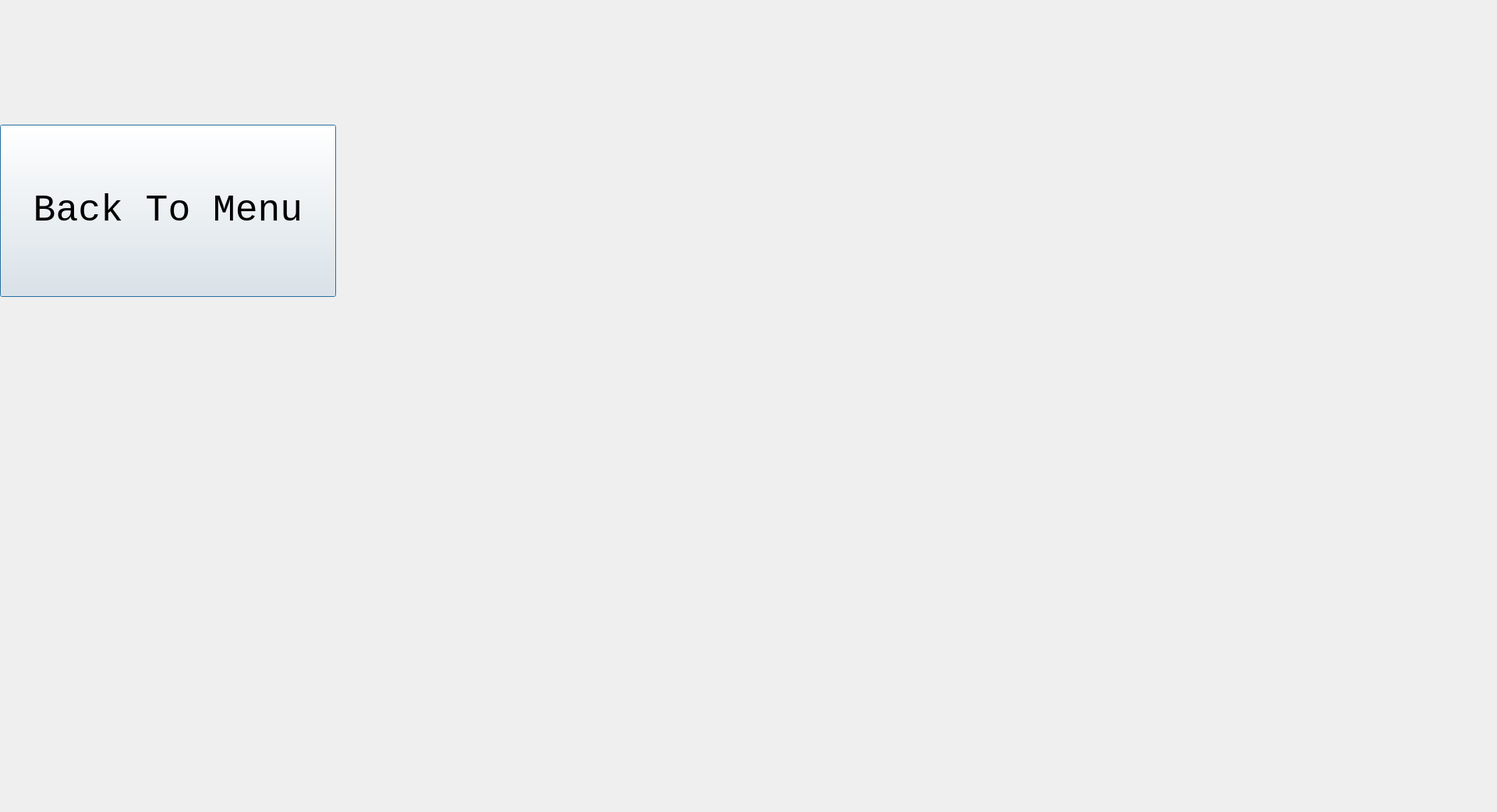
<?xml version="1.0" encoding="UTF-8"?>
<ui version="4.0">
 <class>Dialog</class>
 <widget class="QDialog" name="Dialog">
  <property name="geometry">
   <rect>
    <x>0</x>
    <y>0</y>
    <width>1920</width>
    <height>1042</height>
   </rect>
  </property>
  <property name="minimumSize">
   <size>
    <width>1920</width>
    <height>1042</height>
   </size>
  </property>
  <property name="baseSize">
   <size>
    <width>1920</width>
    <height>1042</height>
   </size>
  </property>
  <property name="windowTitle">
   <string>Dialog</string>
  </property>
  <property name="styleSheet">
   <string notr="true">background-image: url(:/image/HOWTOPLAY.jpg);</string>
  </property>
  <widget class="QPushButton" name="pushButton">
   <property name="geometry">
    <rect>
     <x>0</x>
     <y>160</y>
     <width>431</width>
     <height>221</height>
    </rect>
   </property>
   <property name="font">
    <font>
     <family>Consolas</family>
     <pointsize>36</pointsize>
    </font>
   </property>
   <property name="text">
    <string>Back To Menu</string>
   </property>
  </widget>
 </widget>
 <resources/>
 <connections/>
</ui>
